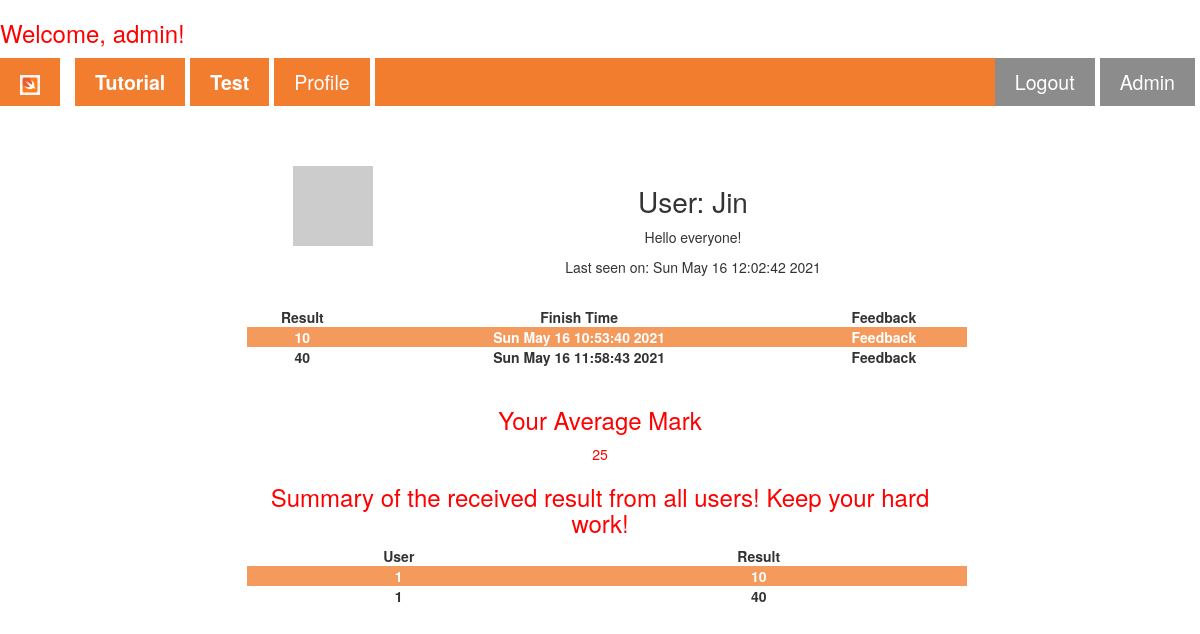
Before: /user/Jin (signed in) with the older database file.
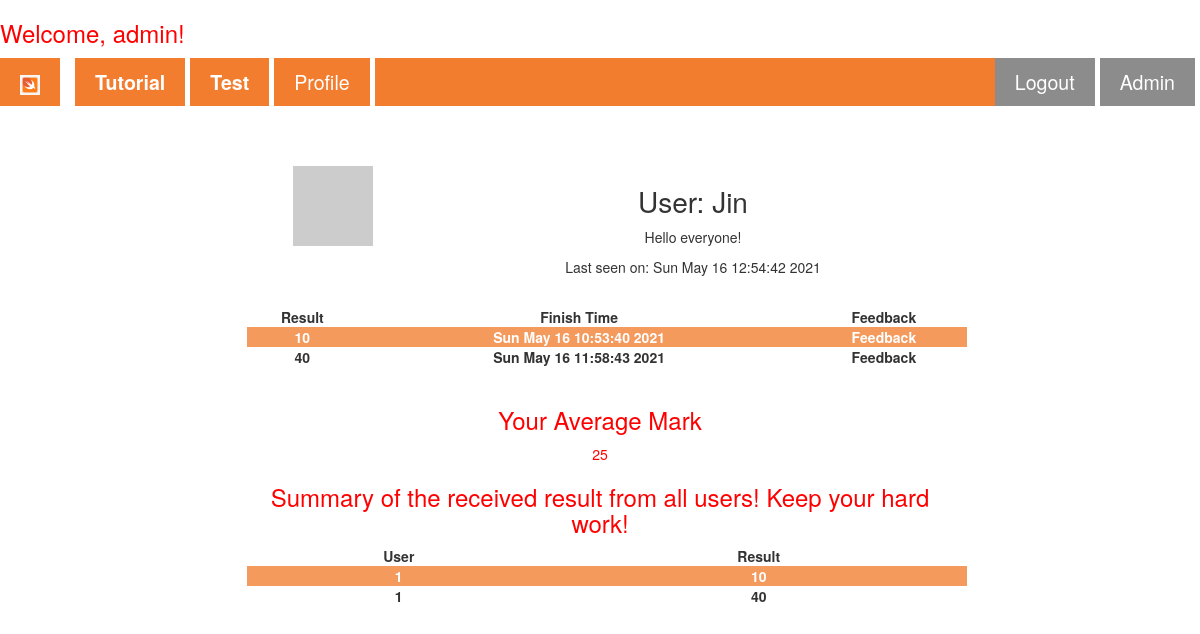
After: the same page with the newer database file.
### app/models.py (models this page shows, shortened)
class User(UserMixin, db.Model):
    id = db.Column(db.Integer, primary_key=True)
    username = db.Column(db.String(64), index=True, unique=True)
    email = db.Column(db.String(120), index=True, unique=True)
    password_hash = db.Column(db.String(128))
    about_me = db.Column(db.String(140))
    last_seen = db.Column(db.String(140))
    posts = db.relationship('Post', backref='author', lazy='dynamic')
    def avatar(self, size): # Add avatar to one user #
        digest = md5(self.email.lower().encode('utf-8')).hexdigest()
        return 'https://www.gravatar.com/avatar/{}?d=identicon&s={}'.format(
            digest, size)

class Post(UserMixin,db.Model):
    id = db.Column(db.Integer, primary_key=True)
    Mark = db.Column(db.Integer)
    Finish_Time = db.Column(db.String(140), index=True)
    Feedback = db.Column(db.String(1000))
    user_id = db.Column(db.Integer, db.ForeignKey('user.id'))

### app/routes.py (the view)
@app.route('/user/<username>')
@login_required
def user(username):
    list=[]
    average = 0
    user = User.query.filter_by(username=username).first_or_404()
    try:
        mark=Post.query.filter_by(user_id=user.id)[-1]
        allmark=Post.query.filter_by(user_id=user.id).all()
        all=Post.query.all()
        for i in allmark:
            list.append(i.Mark)
        for i in list:
            average+=int(i)
        average=average/len(list)
        average=int(average)
        return render_template('user.html', user=user, mark=mark, all=all,average=average, allmark=allmark)
    except IndexError as e:
        flash("No profile shown, please do the test firstly!")
        return render_template("home.html")

### app/models.py (called while the page is built)
@login.user_loader
def load_user(id):
    return User.query.get(int(id))

### app/routes.py (called while the page is built)
@app.before_request
def before_request():
    if current_user.is_authenticated:
        today = datetime.now()
        timed=today.strftime("%c")
        current_user.last_seen = timed
        db.session.commit()

### app/templates/user.html (shortened to what this page needs)
{% extends "base.html" %}
{% block articles %}
<div class="formcontainer" style="border: none; margin-top: 5%;">
  <table>
    <tr valign="top">
        <td><img src="{{ user.avatar(128) }}"></td>
        <td>
            <h1>User: {{ user.username }}</h1>
            {% if user.about_me %}<p>{{ user.about_me }}</p>{% endif %}
            {% if user.last_seen %}<p>Last seen on: {{ user.last_seen }}</p>{% endif %}
        </td>
    </tr>
  </table>
  <br>
  <table>
    <tr valign="top">
      <td><b>Result</b></td>
      <td><b>Finish Time</b></td>
      <td><b>Feedback</b></td>
    </tr>
    {% for j in allmark%}
    <tr>
      <td><b>{{j.Mark}}</b></td>
      <td><b>{{j.Finish_Time}}</b></td>
      <td>
        <details>
          <summary><b>Feedback</b></summary>
        </details>
      </td>
    </tr>
    {% endfor %}
  </table><br>
  <h3 class="redp">Your Average Mark</h3>
  <p class="redp">{{average}}</p>
  <h3 class="redp">Summary of the received result from all users! Keep your hard work!</h3>
  <table>
    <tr valign="top">
      <td><b>User</b></td>
      <td><b>Result</b></td>
    </tr>
    {% for i in all %}
    <tr>
      <td><b>{{i.user_id}}</b></td>
      <td><b>{{i.Mark}}</b></td>
    </tr>
    {% endfor %}
  </table>
</div>
{% endblock %}

### app/templates/base.html (shortened to what this page needs)
<!DOCTYPE html>
<html lang="en">
<head>
    <link rel="stylesheet" href="https://maxcdn.bootstrapcdn.com/bootstrap/3.4.0/css/bootstrap.min.css"/>
    <link rel="stylesheet" href="{{ url_for('static', filename='nav_css.css')}}">
</head>
<body>
  {% if current_user.is_authenticated %}
  <h3 class="redp">Welcome, {{ current_user.username }}!</h3>
  {% endif %}
    <nav class="sticky">
        <ul class="ul_mainstyle">
            <li><a href="/"><img src="{{ url_for('static', filename='/Image/swift_icon.png')}}" alt="home icon"></a>
            </li>
            <li><a href="/Setup"><b>Tutorial</b></a></li>
            <li><a href="/Test"><b>Test</b></a></li>
            {% if not current_user.is_anonymous %}
            <li>
              <a href="{{ url_for('user', username=current_user.username) }}">Profile</a>
            </li>
            {% endif %}
            <li class="loginbutton">
              <a href="{{ url_for('adminpage') }}">Admin</a>
            </li>
            {% if current_user.is_anonymous %}
            <li class="loginbutton">
              <a href="{{ url_for('login') }}"><b>Login</b></a>
            </li>
            {% else %}
            <li class="loginbutton">
              <a href="{{ url_for('logout') }}">Logout</a>
            </li>
            {% endif %}
        </ul>
      </nav>
      {% block articles %}{% endblock %}
</body>
</html>

### app/static/nav_css.css (style rules this page uses)
html { font-family: Arial, Helvetica, sans-serif; line-height: 2; }
a { text-decoration: none; }
body { counter-reset: section; }
.formcontainer { text-align: center; }
.loginbutton { background-color: grey; color: white; float: right; }
nav ul.ul_mainstyle { margin: 1% 0 0 0; padding: 0; overflow: hidden; background-color: rgb(241, 112, 25); list-style-type: none; }
nav ul li { float: left; border-right: solid 5px white; }
li:first-of-type { border-right: solid 15px white; }
nav ul li a { display: block; color: white; text-align: center; text-decoration: none; padding: 10px 20px 10px; font-size: 140%; }
nav ul li img { height: 20px; width: auto; }
.sticky { position: sticky; top: 0; width: 100%; z-index: 10; opacity: 0.9; }
.redp { color: red; }
tr:nth-child(even) { background-color: rgb(241, 112, 25); color: white; opacity: 0.7; }
h1 { font-size: 200%; }
table { border-collapse: collapse; width: 100%; margin-left: 1%; }
.formcontainer { margin: auto; margin-top: 1%; width: 60%; border: 1px solid grey; padding: 70 50 50 50; text-align: center; border-radius: 10px; }

Changed rows visible on the page:
changed User "Jin": last_seen "Sun May 16 12:02:42 2021" → "Sun May 16 12:54:42 2021"
